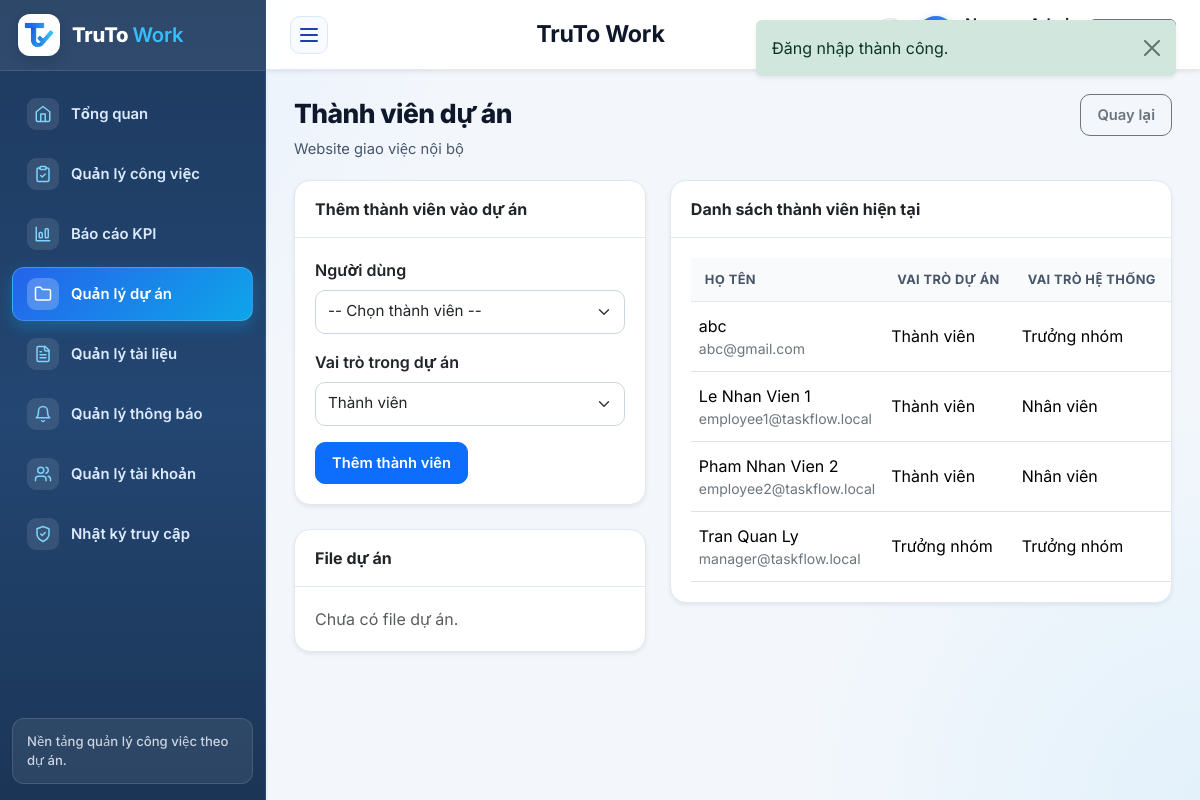
Page /index.php?route=du_an/members&id=1 (signed in) on the committed database.
### tables this page shows
CREATE TABLE `tai_khoan` (
  `id` int(11) NOT NULL,
  `name` varchar(150) NOT NULL,
  `email` varchar(150) NOT NULL,
  `password` varchar(255) NOT NULL,
  `public_key_jwk` longtext DEFAULT NULL,
  `role` enum('admin','manager','employee') NOT NULL DEFAULT 'employee',
  `department` varchar(100) DEFAULT NULL,
  `status` enum('active','inactive') NOT NULL DEFAULT 'active',
  `created_at` datetime NOT NULL
);

CREATE TABLE `du_an` (
  `id` int(11) NOT NULL,
  `code` varchar(50) NOT NULL,
  `name` varchar(150) NOT NULL,
  `description` text DEFAULT NULL,
  `start_date` date DEFAULT NULL,
  `end_date` date DEFAULT NULL,
  `priority` enum('low','medium','high') NOT NULL DEFAULT 'medium',
  `status` enum('planning','active','completed') NOT NULL DEFAULT 'active',
  `created_by` int(11) NOT NULL,
  `created_at` datetime NOT NULL
);

CREATE TABLE `thanh_vien_du_an` (
  `id` int(11) NOT NULL,
  `project_id` int(11) NOT NULL,
  `user_id` int(11) NOT NULL,
  `project_role` enum('lead','member','reviewer') NOT NULL DEFAULT 'member',
  `joined_at` datetime NOT NULL
);

### app/views/du_an/members.php (the view, shortened to what the rows shown need)
<div class="section-header">
    <div>
        <div class="section-title">Thành viên dự án</div>
        <p class="section-desc"><?= e($project['name']) ?></p>
    </div>
    <a href="<?= e(route_url('du_an/index')) ?>" class="btn btn-outline-secondary">Quay lại</a>
</div>
<div class="row g-4">
    <div class="col-lg-5">
        <?php if ($canManageProject): ?>
            <div class="card border-0 shadow-sm">
                <div class="card-header">Thêm thành viên vào dự án</div>
                <div class="card-body">
                    <form method="post" action="<?= e(route_url('du_an/addMember', ['id' => $project['id']])) ?>">
                        <div class="mb-3">
                            <label class="form-label fw-semibold">Người dùng</label>
                            <select class="form-select" name="user_id" required>
                                <option value="">-- Chọn thành viên --</option>
                            </select>
                        </div>
                        <div class="mb-3">
                            <label class="form-label fw-semibold">Vai trò trong dự án</label>
                            <select class="form-select" name="project_role">
                                <option value="member">Thành viên</option>
                            </select>
                        </div>
                        <button class="btn btn-primary">Thêm thành viên</button>
                    </form>
                </div>
            </div>
        <?php endif; ?>
        <div class="card border-0 shadow-sm mt-4">
            <div class="card-header">File dự án</div>
            <div class="card-body">
                <?php if (empty($projectFiles)): ?>
                    <div class="text-muted">Chưa có file dự án.</div>
                <?php endif; ?>
            </div>
        </div>
    </div>
    <div class="col-lg-7">
        <div class="card border-0 shadow-sm">
            <div class="card-header">Danh sách thành viên hiện tại</div>
            <div class="card-body table-responsive">
                <table class="table align-middle">
                    <thead>
                        <tr>
                            <th>Họ tên</th>
                            <th>Vai trò dự án</th>
                            <th>Vai trò hệ thống</th>
                        </tr>
                    </thead>
                    <tbody>
                    <?php foreach ($members as $member): ?>
                        <tr>
                            <td><?= e($member['name']) ?><div class="small text-secondary"><?= e($member['email']) ?></div></td>
                            <td><?= e(match ($member['project_role']) { 'lead' => 'Trưởng nhóm', 'reviewer' => 'Người duyệt', default => 'Thành viên' }) ?></td>
                            <td><?= e(role_label($member['role'])) ?></td>
                        </tr>
                    <?php endforeach; ?>
                    </tbody>
                </table>
            </div>
        </div>
    </div>
</div>

### app/views/layouts/main.php (shortened to what the rows shown need)
<?php
$authUser = current_user();
$currentRoute = (string) ($_GET['route'] ?? ($authUser ? 'dashboard/index' : 'home/index'));
$isPublicPage = !$authUser && str_starts_with($currentRoute, 'home/');
$isLoginPage = !$authUser && str_starts_with($currentRoute, 'auth/');
?>
<!doctype html>
<html lang="vi">
<head>
    <link href="https://cdn.jsdelivr.net/npm/bootstrap@5.3.3/dist/css/bootstrap.min.css" rel="stylesheet">
    <link href="assets/css/app.css?v=20261025v6" rel="stylesheet">
</head>
<body>
<?php if ($isPublicPage): ?>
    <div class="public-site-shell">
        <header class="public-header">
            <div class="public-container public-header-inner">
                <a class="brand-public" href="<?= e(route_url('home/index')) ?>">
                    <span class="brand-public-mark">
                        <img src="assets/images/logo-icon.png" alt="TruTo Work">
                    </span>
                    <span>
                        <strong>TruTo <span class="text-primary fw-semibold">Work</span></strong>
                        <small>Quản lý công việc theo dự án</small>
                    </span>
                </a>
                <nav class="public-nav">
                    <a class="<?= $currentRoute === 'home/index' ? 'is-active' : '' ?>" href="<?= e(route_url('home/index')) ?>">Trang chủ</a>
                    <a class="<?= $currentRoute === 'home/about' ? 'is-active' : '' ?>" href="<?= e(route_url('home/about')) ?>">Giới thiệu</a>
                    <a href="<?= e(route_url('auth/login')) ?>">Đăng nhập</a>
                </nav>
            </div>
        </header>
        <main class="public-main">
            <div class="public-container">
                <?= $content ?>
            </div>
        </main>
        <footer class="public-footer">
            <div class="public-container public-footer-inner">
                <span>TruTo Work</span>
            </div>
        </footer>
    </div>
<?php else: ?>
    <div class="app-shell">
        <aside class="sidebar shadow-sm">
            <div class="sidebar-header">
                <a class="sidebar-brand text-decoration-none" href="<?= e(route_url('dashboard/index')) ?>">
                    <div class="brand-icon">
                        <img src="assets/images/logo-icon.png" alt="TruTo Work">
                    </div>
                    <div class="brand-title">TruTo <span class="brand-title-accent">Work</span></div>
                </a>
            </div>
            <nav class="sidebar-menu">
                <a class="menu-link <?= e(active_menu('dashboard/')) ?>" href="<?= e(route_url('dashboard/index')) ?>" data-short-label="TG" title="Tổng quan">
                    <span class="menu-icon" aria-hidden="true">
                        <svg xmlns="http://www.w3.org/2000/svg" width="18" height="18" viewBox="0 0 24 24" fill="none" stroke="currentColor" stroke-width="2" stroke-linecap="round" stroke-linejoin="round"><path d="m3 9 9-7 9 7v11a2 2 0 0 1-2 2H5a2 2 0 0 1-2-2z"/><polyline points="9 22 9 12 15 12 15 22"/></svg>
                    </span>
                    <span class="menu-text">Tổng quan</span>
                </a>
                <a class="menu-link <?= e(active_menu('cong_viec/')) ?>" href="<?= e(route_url('cong_viec/index')) ?>" data-short-label="CV" title="Quản lý công việc">
                    <span class="menu-icon" aria-hidden="true">
                    </span>
                    <span class="menu-text">Quản lý công việc</span>
                </a>
                <a class="menu-link <?= e(active_menu('kpi/')) ?>" href="<?= e(route_url('kpi/index')) ?>" data-short-label="KPI" title="Báo cáo KPI">
                    <span class="menu-icon" aria-hidden="true">
                        <svg xmlns="http://www.w3.org/2000/svg" width="18" height="18" viewBox="0 0 24 24" fill="none" stroke="currentColor" stroke-width="2" stroke-linecap="round" stroke-linejoin="round"><path d="M3 3v18h18"/><rect width="4" height="7" x="7" y="10" rx="1"/><rect width="4" height="12" x="15" y="5" rx="1"/></svg>
                    </span>
                    <span class="menu-text">Báo cáo KPI</span>
                </a>
                <a class="menu-link <?= e(active_menu('du_an/')) ?>" href="<?= e(route_url('du_an/index')) ?>" data-short-label="DA" title="Quản lý dự án">
                    <span class="menu-icon" aria-hidden="true">
                        <svg xmlns="http://www.w3.org/2000/svg" width="18" height="18" viewBox="0 0 24 24" fill="none" stroke="currentColor" stroke-width="2" stroke-linecap="round" stroke-linejoin="round"><path d="M20 20a2 2 0 0 0 2-2V8a2 2 0 0 0-2-2h-7.9a2 2 0 0 1-1.69-.9L9.6 3.9A2 2 0 0 0 7.93 3H4a2 2 0 0 0-2 2v13a2 2 0 0 0 2 2Z"/></svg>
                    </span>
                    <span class="menu-text">Quản lý dự án</span>
                </a>
                <?php if (in_array($authUser['role'], ['manager', 'admin'], true)): ?>
                    <a class="menu-link <?= e(active_menu('files/') ?: active_menu('tai_lieu/')) ?>" href="<?= e(route_url('files/index')) ?>" data-short-label="TL" title="Quản lý tài liệu">
                        <span class="menu-icon" aria-hidden="true">
                        </span>
                        <span class="menu-text">Quản lý tài liệu</span>
                    </a>
                <?php endif; ?>
                <?php $notifMenuTitle = in_array($authUser['role'], ['manager', 'admin'], true) ? 'Quản lý thông báo' : 'Xem thông báo'; ?>
                <a class="menu-link <?= e(active_menu('thong_bao/')) ?>"
                   href="<?= e(route_url('thong_bao/index')) ?>"
                   data-short-label="TB"
                   title="<?= e($notifMenuTitle) ?>">
                    <span class="menu-icon" aria-hidden="true">
                        <svg xmlns="http://www.w3.org/2000/svg" width="18" height="18" viewBox="0 0 24 24" fill="none" stroke="currentColor" stroke-width="2" stroke-linecap="round" stroke-linejoin="round"><path d="M6 8a6 6 0 0 1 12 0c0 7 3 9 3 9H3s3-2 3-9"/><path d="M10.3 21a1.94 1.94 0 0 0 3.4 0"/></svg>
                    </span>
                    <span class="menu-text flex-grow-1"><?= e($notifMenuTitle) ?></span>
                </a>
                <?php if ($authUser['role'] === 'admin'): ?>
                    <a class="menu-link <?= e(active_menu('tai_khoan/')) ?>" href="<?= e(route_url('tai_khoan/index')) ?>" data-short-label="TK" title="Quản lý tài khoản">
                        <span class="menu-icon" aria-hidden="true">
                        </span>
                        <span class="menu-text">Quản lý tài khoản</span>
                    </a>
                    <a class="menu-link <?= e(active_menu('nhat_ky/')) ?>" href="<?= e(route_url('nhat_ky/index')) ?>" data-short-label="NK" title="Nhật ký truy cập">
                        <span class="menu-icon" aria-hidden="true">
                            <svg xmlns="http://www.w3.org/2000/svg" width="18" height="18" viewBox="0 0 24 24" fill="none" stroke="currentColor" stroke-width="2" stroke-linecap="round" stroke-linejoin="round"><path d="M12 22s8-4 8-10V5l-8-3-8 3v7c0 6 8 10 8 10"/><path d="m9 12 2 2 4-4"/></svg>
                        </span>
                        <span class="menu-text">Nhật ký truy cập</span>
                    </a>
                <?php endif; ?>
            </nav>
            <div class="sidebar-footer">
                <div class="sidebar-footer-text">Nền tảng quản lý công việc theo dự án.</div>
            </div>
        </aside>
        <div class="main-shell">
            <header class="topbar shadow-sm">
                <button class="sidebar-toggle" type="button" aria-label="Thu gọn hoặc mở menu" aria-expanded="true" data-sidebar-toggle>
                    <span></span><span></span><span></span>
                </button>
                <div class="page-info">
                    <div class="page-label">TruTo Work</div>
                </div>
                <div class="topbar-user">
                    <a class="btn btn-light border position-relative p-0 d-inline-flex align-items-center justify-content-center rounded-circle"
                       style="width: 34px; height: 34px; min-height: 34px;"
                       href="<?= e(route_url('thong_bao/index', ['tab' => 'inbox'])) ?>"
                       title="Thông báo của bạn"
                       aria-label="Thông báo của bạn">
                    </a>
                    <div class="avatar-badge"><?= e(strtoupper(substr($authUser['name'], 0, 1))) ?></div>
                    <div class="d-none d-sm-block">
                        <div class="fw-semibold text-truncate" style="max-width: 140px;"><?= e($authUser['name']) ?></div>
                        <div class="small text-secondary"><?= e(role_label($authUser['role'])) ?></div>
                    </div>
                    <a class="btn btn-outline-secondary btn-sm" href="<?= e(route_url('auth/logout')) ?>" title="Đăng xuất">
                        <span class="d-none d-md-inline">Đăng xuất</span>
                    </a>
                </div>
            </header>
            <main class="content-shell">
                <?= $content ?>
            </main>
        </div>
    </div>
<?php endif; ?>
</body>
</html>

### rows in the picture
tai_khoan: role "Quản lý thông báo"
du_an: name "Website giao việc nội bộ"
thanh_vien_du_an: user.name "abc", user.email "abc@gmail.com", project_role "Thành viên", user.role "Trưởng nhóm"
thanh_vien_du_an: user.name "Le Nhan Vien 1", user.email "employee1@taskflow.local", project_role "Thành viên", user.role "Nhân viên"
thanh_vien_du_an: user.name "Pham Nhan Vien 2", user.email "employee2@taskflow.local", project_role "Thành viên", user.role "Nhân viên"
thanh_vien_du_an: user.name "Tran Quan Ly", user.email "manager@taskflow.local", project_role "Trưởng nhóm", user.role "Trưởng nhóm"

### other values in the picture
$flash['message'] "Đăng nhập thành công."
